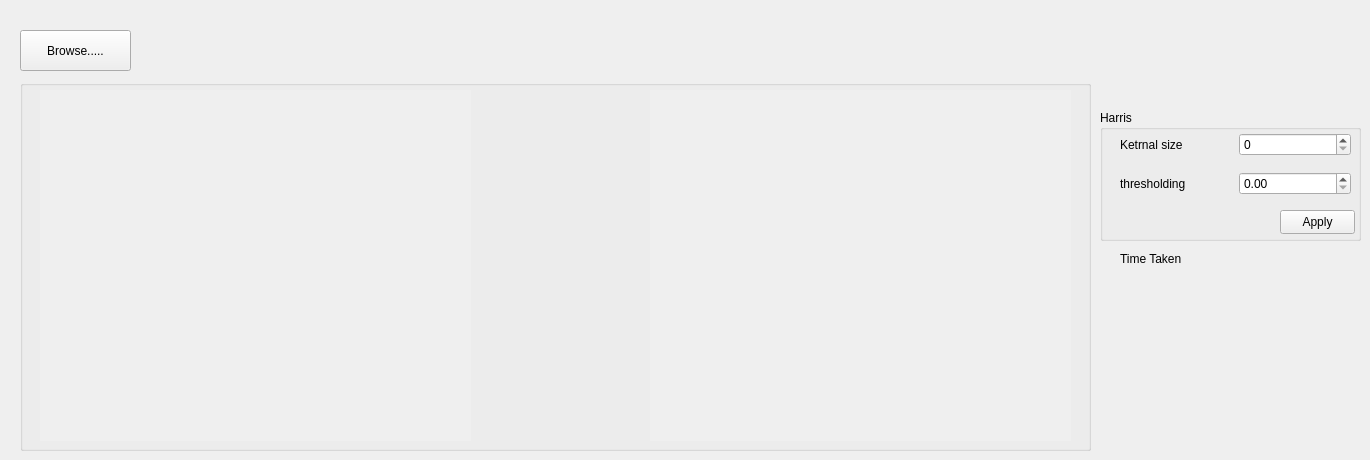
    <widget class="QWidget" name="tab_5">
     <attribute name="title">
      <string>Tab 6</string>
     </attribute>
     <widget class="QLabel" name="Time">
      <property name="geometry">
       <rect>
        <x>1120</x>
        <y>250</y>
        <width>239</width>
        <height>18</height>
       </rect>
      </property>
      <property name="text">
       <string>Time Taken</string>
      </property>
     </widget>
     <widget class="QPushButton" name="harris_browse">
      <property name="geometry">
       <rect>
        <x>20</x>
        <y>30</y>
        <width>111</width>
        <height>41</height>
       </rect>
      </property>
      <property name="text">
       <string>Browse.....</string>
      </property>
     </widget>
     <widget class="QGroupBox" name="groupBox_3">
      <property name="geometry">
       <rect>
        <x>1100</x>
        <y>110</y>
        <width>261</width>
        <height>131</height>
       </rect>
      </property>
      <property name="title">
       <string>Harris</string>
      </property>
      <widget class="QPushButton" name="harris_button">
       <property name="geometry">
        <rect>
         <x>180</x>
         <y>100</y>
         <width>75</width>
         <height>24</height>
        </rect>
       </property>
       <property name="text">
        <string>Apply</string>
       </property>
      </widget>
      <widget class="QWidget" name="layoutWidget_8">
       <property name="geometry">
        <rect>
         <x>20</x>
         <y>20</y>
         <width>231</width>
         <height>29</height>
        </rect>
       </property>
       <layout class="QHBoxLayout" name="horizontalLayout_7">
        <item>
         <widget class="QLabel" name="label_2">
          <property name="text">
           <string>Ketrnal size</string>
          </property>
         </widget>
        </item>
        <item>
         <layout class="QHBoxLayout" name="horizontalLayout_6">
          <item>
           <widget class="QSpinBox" name="harris_kernal"/>
          </item>
         </layout>
        </item>
       </layout>
      </widget>
      <widget class="QWidget" name="layoutWidget_9">
       <property name="geometry">
        <rect>
         <x>20</x>
         <y>60</y>
         <width>231</width>
         <height>27</height>
        </rect>
       </property>
       <layout class="QHBoxLayout" name="horizontalLayout_8">
        <item>
         <widget class="QLabel" name="label_3">
          <property name="text">
           <string>thresholding</string>
          </property>
         </widget>
        </item>
        <item>
         <widget class="QDoubleSpinBox" name="thresholding"/>
        </item>
       </layout>
      </widget>
     </widget>
     <widget class="QGroupBox" name="harris_box_1">
      <property name="geometry">
       <rect>
        <x>20</x>
        <y>80</y>
        <width>1071</width>
        <height>371</height>
       </rect>
      </property>
      <property name="title">
       <string/>
      </property>
      <widget class="QLabel" name="harris_input">
       <property name="geometry">
        <rect>
         <x>20</x>
         <y>10</y>
         <width>431</width>
         <height>351</height>
        </rect>
       </property>
       <property name="mouseTracking">
        <bool>false</bool>
       </property>
       <property name="autoFillBackground">
        <bool>true</bool>
       </property>
       <property name="text">
        <string/>
       </property>
      </widget>
      <widget class="QLabel" name="harris_output">
       <property name="geometry">
        <rect>
         <x>630</x>
         <y>10</y>
         <width>421</width>
         <height>351</height>
        </rect>
       </property>
       <property name="autoFillBackground">
        <bool>true</bool>
       </property>
       <property name="text">
        <string/>
       </property>
      </widget>
     </widget>
    </widget>
